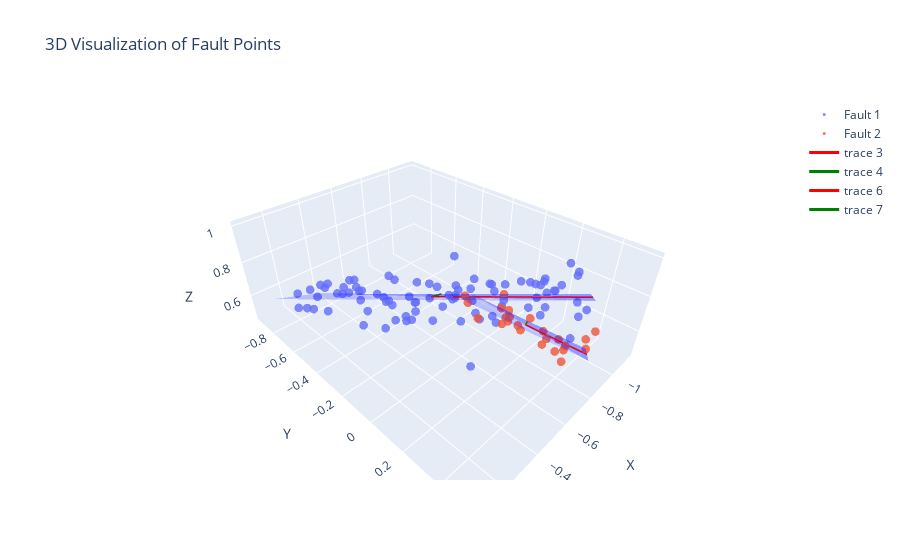

Source (notebook cell):
### Markdown cell above
### Kink

### Code cell
n_simple_faults = 0
n_bent_faults = 0
n_cross_faults = 0
n_Y_faults = 1
n_parallel_faults = 0
n_structures = 0

# Generate fault metadata 
fault_metadata_list = generate_faults_metadata(n_simple_faults, n_bent_faults, n_cross_faults, n_Y_faults, n_parallel_faults, n_structures, eps_center=0.1, domain_scale=1, VERBOSE=False)

# Generate point cloud for the fault 
fault_points_list = generate_point_list_from_metadata_list(fault_metadata_list, n_simple_faults, n_bent_faults, n_cross_faults, n_Y_faults, n_parallel_faults)

multi_static_plot_better(fault_points_list, fault_metadata_list, show_plane=True, show_axes=True)
multi_interactive_plot_better(fault_points_list, fault_metadata_list, show_plane=True, show_axes=True)
